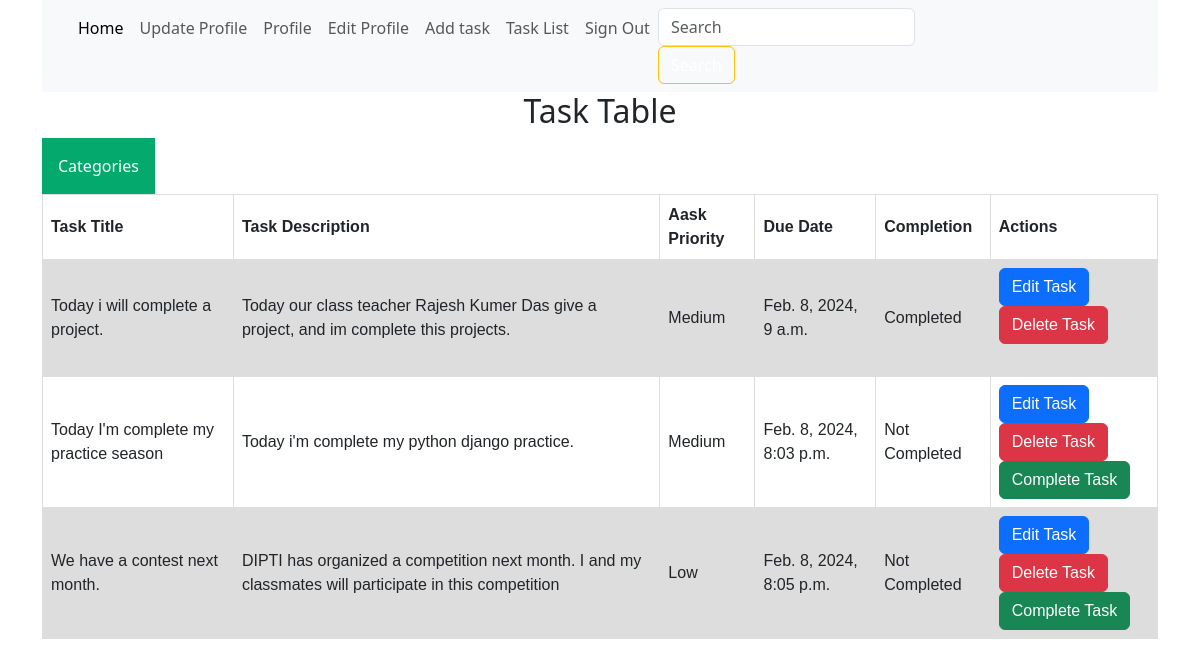
Screenshot of /tasklist/ (signed in) with the database file from the repository.
### task_app/models.py (models this page shows)
class Add_task(models.Model):
    PRIORITY = [
        ('High', 'High'),
        ('Medium', 'Medium'),
        ('Low', 'Low'),
    ]
    CATEGORIE = [
        ('proggraming', 'proggraming'),
        ('practice', 'practice'),
        ('contest', 'contest'),
    ]
    user = models.ForeignKey(Custom_user, on_delete=models.CASCADE, null=True)
    task_title = models.CharField(max_length=100, null=True)
    task_description = models.TextField()
    task_priority = models.CharField(choices=PRIORITY, max_length=30, null=True)
    due_date = models.DateTimeField(default=timezone.now)
    completion_status = models.BooleanField(default=False)
    task_categorie = models.CharField(choices=CATEGORIE, max_length=30, null=True)

### task_app/views.py (the view)
# urls.py: path('tasklist/', tasklist, name='tasklist'),
@login_required
def tasklist(request):
    all_task = Add_task.objects.filter()
    return render(request, 'tasklist.html', {'all_task':all_task})

### templates/tasklist.html (shortened to what this page needs)
{% extends 'base.html' %}
{% block body_content %}
<!DOCTYPE html>
<html>
<head>
</head>
<body>
<h2 style="text-align: center;">Task Table</h2>
<div class="dropdown">
  <button style="text-align: center;" class="dropbtn" onclick="myFunction()">Categories
  </button>
<table>
  <tr>
    <th>Task Title</th>
    <th>Task Description</th>
    <th>Aask Priority</th>
    <th>Due Date</th>
    <th>Completion</th>
    <th>Actions</th>
  </tr>
  {% for task in all_task %}
  <tr>
    <td>{{ task.task_title }} </td>
    <td>{{ task.task_description }}</td>
    <td>{{ task.task_priority }}</td>
    <td>{{ task.due_date }}</td>
    <td>{% if task.completion_status %}Completed{% else %}Not Completed{% endif %}</td>
    <td>
      <a href="{% url 'edittask' task.id %}">
        <button type="submit" class="btn btn-primary"> Edit Task</button>
      </a>
      <a href="{% url 'deletetask' task.id %}">
        <button type="submit" class="btn btn-danger"> Delete Task</button>
      </a>
      <br>
      {% if not task.completion_status %}
      <a href="{% url 'task_completed' task.id %}" class="btn btn-success">Complete Task</a>
      {% endif %}
    </td>
  </tr>
  {% endfor %}
</table>
</body>
</html>
{% endblock body_content %}

### templates/base.html (shortened to what this page needs)
<!doctype html>
<html lang="en">
<head>
    <link href="https://cdn.jsdelivr.net/npm/bootstrap@5.3.2/dist/css/bootstrap.min.css" rel="stylesheet">
</head>
<body>
<div class="container">
    <nav class="navbar navbar-expand-lg bg-body-tertiary">
        <div class="container-fluid">
            <div class="collapse navbar-collapse" id="navbarSupportedContent">
                <ul class="navbar-nav me-auto mb-2 mb-lg-0">
                    {% if request.user.is_authenticated %}
                        <li class="nav-item">
                            <a class="nav-link active" aria-current="page" href="{% url 'home' %}">Home</a>
                        </li>
                        <li class="nav-item">
                            <a class="nav-link "  href="{% url 'update_profile' %}"> Update Profile</a>
                        </li>
                        <li class="nav-item">
                            <a class="nav-link "  href="{% url 'profile' %}">Profile</a>
                        </li>
                        <li class="nav-item">
                            <a class="nav-link "  href="{% url 'edit_profile' %}">Edit Profile</a>
                        </li>
                        <li class="nav-item">
                            <a class="nav-link "  href="{% url 'addtask' %}">Add task</a>
                        </li>
                        <li class="nav-item">
                            <a class="nav-link "  href="{% url 'tasklist' %}">Task List</a>
                        </li>
                        <li class="nav-item">
                            <a class="nav-link" href="{% url 'signout' %}">Sign Out</a>
                        </li>
                        <li class="nav-item">
                            <form method="POST" action="{% url 'search_query' %}" class="form-inline">
                                <input class="form-control mr-sm-2" name="search" type="search" placeholder="Search" aria-label="Search">
                                <button class="btn btn-outline-warning text-white my-2 my-sm-0" type="submit">Search</button>
                            </form>
                        </li>
                    {% endif %}
                </ul>
            </div>
        </div>
    </nav>
    {% block body_content %}{% endblock body_content %}
</div>
</body>
</html>

### templates/tasklist.html (style rules this page uses)
table { font-family: arial, sans-serif; border-collapse: collapse; width: 100%; }
td, th { border: 1px solid #dddddd; text-align: left; padding: 8px; }
tr:nth-child(even) { background-color: #dddddd; }
.dropbtn { background-color: #04AA6D; color: white; padding: 16px; font-size: 16px; border: none; cursor: pointer; }
.dropdown { position: relative; display: inline-block; }

### rows the page displays
Add_task: task_title "Today i will complete a project.", task_description "Today our class teacher Rajesh Kumer Das give a project, and im complete this projects.", task_priority "Medium", due_date "Feb. 8, 2024, 9 a.m.", completion_status "Completed"
Add_task: task_title "Today I'm complete my practice season", task_description "Today i'm complete my python django practice.", task_priority "Medium", due_date "Feb. 8, 2024, 8:03 p.m.", completion_status "Not Completed"
Add_task: task_title "We have a contest next month.", task_description "DIPTI has organized a competition next month. I and my classmates will participate in this competition", task_priority "Low", due_date "Feb. 8, 2024, 8:05 p.m.", completion_status "Not Completed"
